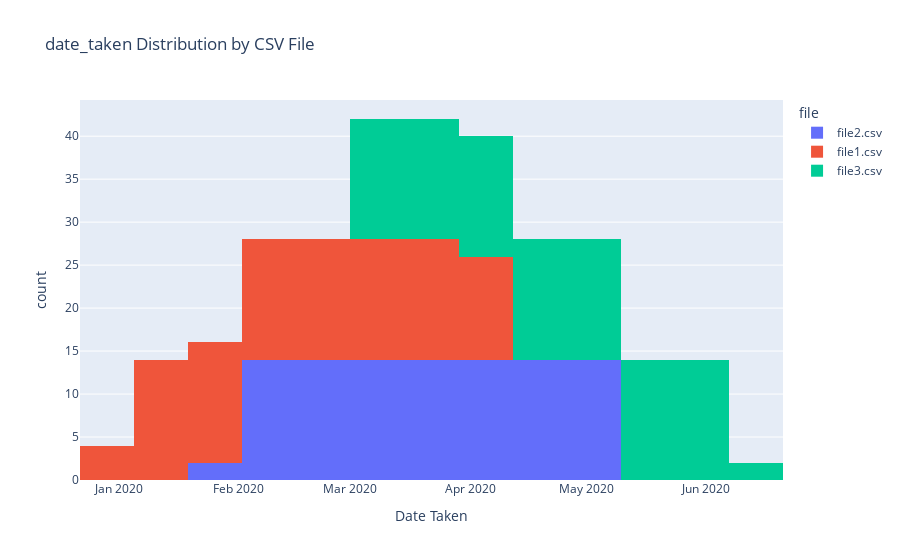
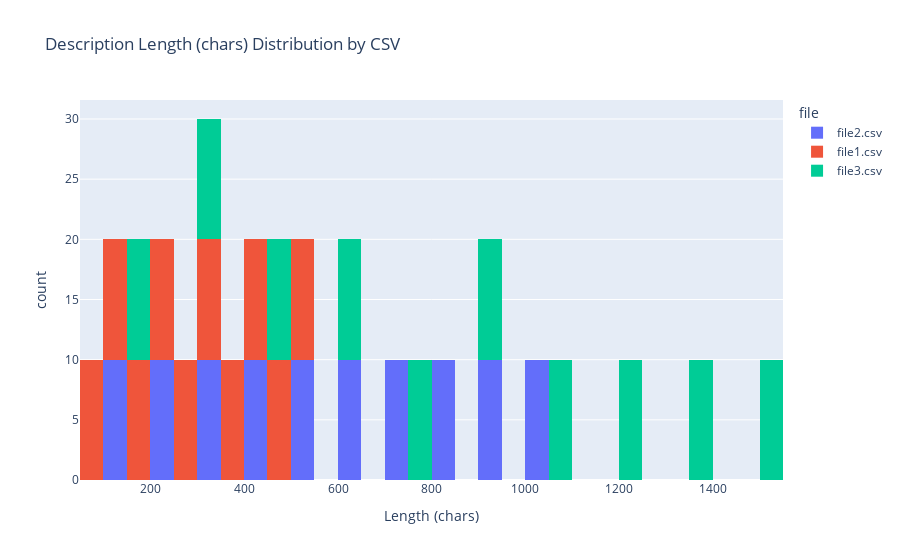
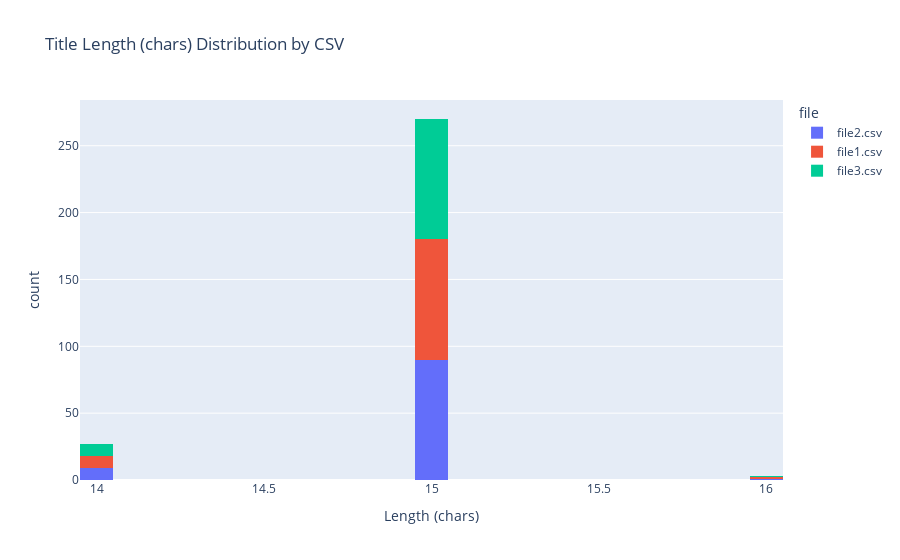
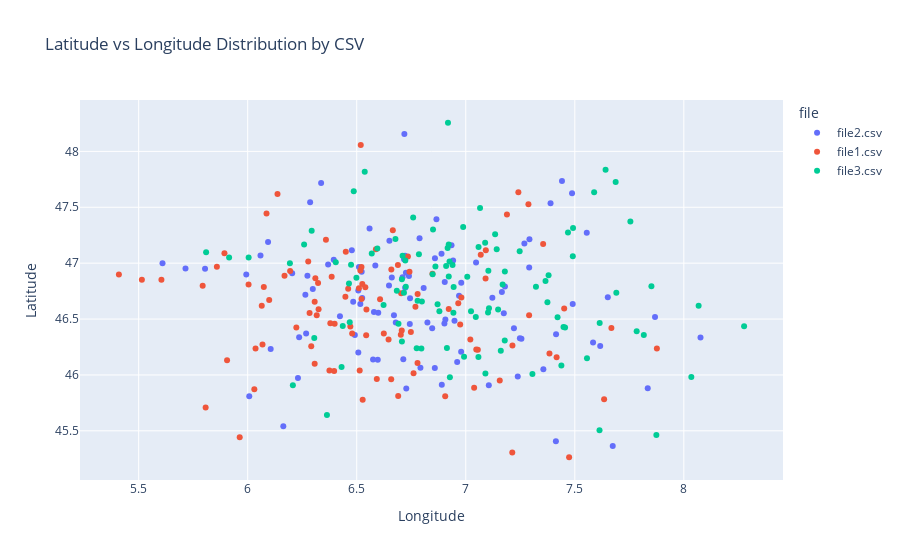

Notebook source saved alongside these figures, in order:
### Code cell
from pathlib import Path
import pandas as pd
import plotly.express as px
import plotly.graph_objects as go
import numpy as np
import json

# Setup directory
metadata_dir = Path("../metadata")
metadata_dir.mkdir(exist_ok=True)

# Load all CSVs (assumes they have the specified columns)
csv_files = list(metadata_dir.glob("*.csv"))
if not csv_files:
    print("No CSVs found. Generating sample data for demo (remove this block for real data).")
    # Sample data generation (comment out for real use)
    sample_data = {
        'id': range(1, 101),
        'secret': [f'sec{i}' for i in range(1, 101)],
        'title': [f'Sample Title {i}' for i in range(1, 101)],
        'description': ['This is a sample description with varying lengths. ' * (i % 10 + 1) for i in range(1, 101)],
        'date_taken': pd.date_range('2020-01-01', periods=100, freq='D'),
        'date_uploaded': pd.date_range('2020-01-02', periods=100, freq='D'),
        'latitude': np.random.normal(46.5, 0.5, 100).clip(40, 50),
        'longitude': np.random.normal(6.6, 0.5, 100).clip(2, 10),
        'comments': [f'comment {i}' for i in range(1, 101)],
        'size': np.random.randint(1000, 10000, 100),
        'image_url': [f'http://example.com/img{i}.jpg' for i in range(1, 101)],
        'notes': [f'note {i}' for i in range(1, 101)],
        'tags': ['tag1, tag2'] * 100
    }
    files = ['file1.csv', 'file2.csv', 'file3.csv']
    for idx, fname in enumerate(files):
        df = pd.DataFrame(sample_data)
        df['description'] = df['description'].apply(lambda x: x * (idx + 1))
        df['date_taken'] = df['date_taken'] + pd.Timedelta(days=idx * 30)
        df['latitude'] += idx * 0.1
        df['longitude'] += idx * 0.2
        df.to_csv(metadata_dir / fname, index=False)
    csv_files = list(metadata_dir.glob("*.csv"))

print(f"Processing {len(csv_files)} files: {[f.name for f in csv_files]}")

# Combine data with file labels AND row indices
all_data = []
for f in csv_files:
    df = pd.read_csv(f)
    df['file'] = f.name
    df['row_index'] = range(len(df))  # Add 0-based row index for each CSV
    all_data.append(df)
combined_df = pd.concat(all_data, ignore_index=True)

# Compute lengths
combined_df['desc_len'] = combined_df['description'].str.len()
combined_df['title_len'] = combined_df['title'].str.len()

# Custom hover template showing: CSV, Row, ID, Title, Value
hover_template = (
    "<b>CSV: %{customdata[0]}</b><br>" +
    "Row: %{customdata[1]}<br>" +
    "ID: %{customdata[2]}<br>" +
    "<b>Title: %{customdata[3]}</b><br>" +
    "Value: %{y:.0f}<extra></extra>"

)

# 1. Dates distribution (histogram)
fig_dates = px.histogram(combined_df, x='date_taken', color='file',
                         title='date_taken Distribution by CSV File',
                         labels={'date_taken': 'Date Taken', 'count': 'Frequency'})
fig_dates.update_traces(
    customdata=combined_df[['file', 'row_index', 'id', 'title']].values,
    hovertemplate=hover_template
)
fig_dates.show()

# 2. Description length distribution
fig_desc = px.histogram(combined_df, x='desc_len', color='file', nbins=50,
                        title='Description Length (chars) Distribution by CSV',
                        labels={'desc_len': 'Length (chars)', 'count': 'Frequency'})
fig_desc.update_traces(
    customdata=combined_df[['file', 'row_index', 'id', 'title']].values,
    hovertemplate=hover_template
)
fig_desc.show()

# 3. Title length distribution
fig_title = px.histogram(combined_df, x='title_len', color='file', nbins=30,
                         title='Title Length (chars) Distribution by CSV',
                         labels={'title_len': 'Length (chars)', 'count': 'Frequency'})
fig_title.update_traces(
    customdata=combined_df[['file', 'row_index', 'id', 'title']].values,
    hovertemplate=hover_template
)
fig_title.show()

# 4. Lat/Lon 2D scatter (special hover for 2D)
hover_map_template = (
    "<b>CSV: %{customdata[0]}</b><br>" +
    "Row: %{customdata[1]}<br>" +
    "ID: %{customdata[2]}<br>" +
    "Title: %{customdata[3]}<br>" +
    "Lat: %{y:.4f}<br>" +
    "Lon: %{x:.4f}<extra></extra>"
)

fig_map = px.scatter(combined_df, x='longitude', y='latitude', color='file',
                     title='Latitude vs Longitude Distribution by CSV',
                     labels={'latitude': 'Latitude', 'longitude': 'Longitude'})
fig_map.update_traces(
    customdata=combined_df[['file', 'row_index', 'id', 'title']].values,
    hovertemplate=hover_map_template
)
fig_map.show()

### Figure 1 — Plotly figure (JSON) as saved in the notebook; plotly's stock layout.template omitted (floating-point values rounded to 4 significant figures; data arrays with more than 128 entries replaced by an {"elided": "..."} marker saying what was removed)
{"data": [{"bingroup": "x", "customdata": {"elided": "300x4 mixed values"}, "hovertemplate": "<b>CSV: %{customdata[0]}</b><br>Row: %{customdata[1]}<br>ID: %{customdata[2]}<br><b>Title: %{customdata[3]}</b><br>Value: %{y:.0f}<extra></extra>", "legendgroup": "file2.csv", "marker": {"color": "#636efa", "pattern": {"shape": ""}}, "name": "file2.csv", "orientation": "v", "showlegend": true, "type": "histogram", "x": ["2020-01-31", "2020-02-01", "2020-02-02", "2020-02-03", "2020-02-04", "2020-02-05", "2020-02-06", "2020-02-07", "2020-02-08", "2020-02-09", "2020-02-10", "2020-02-11", "2020-02-12", "2020-02-13", "2020-02-14", "2020-02-15", "2020-02-16", "2020-02-17", "2020-02-18", "2020-02-19", "2020-02-20", "2020-02-21", "2020-02-22", "2020-02-23", "2020-02-24", "2020-02-25", "2020-02-26", "2020-02-27", "2020-02-28", "2020-02-29", "2020-03-01", "2020-03-02", "2020-03-03", "2020-03-04", "2020-03-05", "2020-03-06", "2020-03-07", "2020-03-08", "2020-03-09", "2020-03-10", "2020-03-11", "2020-03-12", "2020-03-13", "2020-03-14", "2020-03-15", "2020-03-16", "2020-03-17", "2020-03-18", "2020-03-19", "2020-03-20", "2020-03-21", "2020-03-22", "2020-03-23", "2020-03-24", "2020-03-25", "2020-03-26", "2020-03-27", "2020-03-28", "2020-03-29", "2020-03-30", "2020-03-31", "2020-04-01", "2020-04-02", "2020-04-03", "2020-04-04", "2020-04-05", "2020-04-06", "2020-04-07", "2020-04-08", "2020-04-09", "2020-04-10", "2020-04-11", "2020-04-12", "2020-04-13", "2020-04-14", "2020-04-15", "2020-04-16", "2020-04-17", "2020-04-18", "2020-04-19", "2020-04-20", "2020-04-21", "2020-04-22", "2020-04-23", "2020-04-24", "2020-04-25", "2020-04-26", "2020-04-27", "2020-04-28", "2020-04-29", "2020-04-30", "2020-05-01", "2020-05-02", "2020-05-03", "2020-05-04", "2020-05-05", "2020-05-06", "2020-05-07", "2020-05-08", "2020-05-09"], "xaxis": "x", "yaxis": "y"}, {"bingroup": "x", "customdata": {"elided": "300x4 mixed values"}, "hovertemplate": "<b>CSV: %{customdata[0]}</b><br>Row: %{customdata[1]}<br>ID: %{customdata[2]}<br><b>Title: %{customdata[3]}</b><br>Value: %{y:.0f}<extra></extra>", "legendgroup": "file1.csv", "marker": {"color": "#EF553B", "pattern": {"shape": ""}}, "name": "file1.csv", "orientation": "v", "showlegend": true, "type": "histogram", "x": ["2020-01-01", "2020-01-02", "2020-01-03", "2020-01-04", "2020-01-05", "2020-01-06", "2020-01-07", "2020-01-08", "2020-01-09", "2020-01-10", "2020-01-11", "2020-01-12", "2020-01-13", "2020-01-14", "2020-01-15", "2020-01-16", "2020-01-17", "2020-01-18", "2020-01-19", "2020-01-20", "2020-01-21", "2020-01-22", "2020-01-23", "2020-01-24", "2020-01-25", "2020-01-26", "2020-01-27", "2020-01-28", "2020-01-29", "2020-01-30", "2020-01-31", "2020-02-01", "2020-02-02", "2020-02-03", "2020-02-04", "2020-02-05", "2020-02-06", "2020-02-07", "2020-02-08", "2020-02-09", "2020-02-10", "2020-02-11", "2020-02-12", "2020-02-13", "2020-02-14", "2020-02-15", "2020-02-16", "2020-02-17", "2020-02-18", "2020-02-19", "2020-02-20", "2020-02-21", "2020-02-22", "2020-02-23", "2020-02-24", "2020-02-25", "2020-02-26", "2020-02-27", "2020-02-28", "2020-02-29", "2020-03-01", "2020-03-02", "2020-03-03", "2020-03-04", "2020-03-05", "2020-03-06", "2020-03-07", "2020-03-08", "2020-03-09", "2020-03-10", "2020-03-11", "2020-03-12", "2020-03-13", "2020-03-14", "2020-03-15", "2020-03-16", "2020-03-17", "2020-03-18", "2020-03-19", "2020-03-20", "2020-03-21", "2020-03-22", "2020-03-23", "2020-03-24", "2020-03-25", "2020-03-26", "2020-03-27", "2020-03-28", "2020-03-29", "2020-03-30", "2020-03-31", "2020-04-01", "2020-04-02", "2020-04-03", "2020-04-04", "2020-04-05", "2020-04-06", "2020-04-07", "2020-04-08", "2020-04-09"], "xaxis": "x", "yaxis": "y"}, {"bingroup": "x", "customdata": {"elided": "300x4 mixed values"}, "hovertemplate": "<b>CSV: %{customdata[0]}</b><br>Row: %{customdata[1]}<br>ID: %{customdata[2]}<br><b>Title: %{customdata[3]}</b><br>Value: %{y:.0f}<extra></extra>", "legendgroup": "file3.csv", "marker": {"color": "#00cc96", "pattern": {"shape": ""}}, "name": "file3.csv", "orientation": "v", "showlegend": true, "type": "histogram", "x": ["2020-03-01", "2020-03-02", "2020-03-03", "2020-03-04", "2020-03-05", "2020-03-06", "2020-03-07", "2020-03-08", "2020-03-09", "2020-03-10", "2020-03-11", "2020-03-12", "2020-03-13", "2020-03-14", "2020-03-15", "2020-03-16", "2020-03-17", "2020-03-18", "2020-03-19", "2020-03-20", "2020-03-21", "2020-03-22", "2020-03-23", "2020-03-24", "2020-03-25", "2020-03-26", "2020-03-27", "2020-03-28", "2020-03-29", "2020-03-30", "2020-03-31", "2020-04-01", "2020-04-02", "2020-04-03", "2020-04-04", "2020-04-05", "2020-04-06", "2020-04-07", "2020-04-08", "2020-04-09", "2020-04-10", "2020-04-11", "2020-04-12", "2020-04-13", "2020-04-14", "2020-04-15", "2020-04-16", "2020-04-17", "2020-04-18", "2020-04-19", "2020-04-20", "2020-04-21", "2020-04-22", "2020-04-23", "2020-04-24", "2020-04-25", "2020-04-26", "2020-04-27", "2020-04-28", "2020-04-29", "2020-04-30", "2020-05-01", "2020-05-02", "2020-05-03", "2020-05-04", "2020-05-05", "2020-05-06", "2020-05-07", "2020-05-08", "2020-05-09", "2020-05-10", "2020-05-11", "2020-05-12", "2020-05-13", "2020-05-14", "2020-05-15", "2020-05-16", "2020-05-17", "2020-05-18", "2020-05-19", "2020-05-20", "2020-05-21", "2020-05-22", "2020-05-23", "2020-05-24", "2020-05-25", "2020-05-26", "2020-05-27", "2020-05-28", "2020-05-29", "2020-05-30", "2020-05-31", "2020-06-01", "2020-06-02", "2020-06-03", "2020-06-04", "2020-06-05", "2020-06-06", "2020-06-07", "2020-06-08"], "xaxis": "x", "yaxis": "y"}], "layout": {"barmode": "relative", "legend": {"title": {"text": "file"}, "tracegroupgap": 0}, "title": {"text": "date_taken Distribution by CSV File"}, "xaxis": {"anchor": "y", "domain": [0, 1], "title": {"text": "Date Taken"}}, "yaxis": {"anchor": "x", "domain": [0, 1], "title": {"text": "count"}}}}

### Figure 2 — Plotly figure (JSON) as saved in the notebook; plotly's stock layout.template omitted (floating-point values rounded to 4 significant figures; data arrays with more than 128 entries replaced by an {"elided": "..."} marker saying what was removed)
{"data": [{"bingroup": "x", "customdata": {"elided": "300x4 mixed values"}, "hovertemplate": "<b>CSV: %{customdata[0]}</b><br>Row: %{customdata[1]}<br>ID: %{customdata[2]}<br><b>Title: %{customdata[3]}</b><br>Value: %{y:.0f}<extra></extra>", "legendgroup": "file2.csv", "marker": {"color": "#636efa", "pattern": {"shape": ""}}, "name": "file2.csv", "nbinsx": 50, "orientation": "v", "showlegend": true, "type": "histogram", "x": [204, 306, 408, 510, 612, 714, 816, 918, 1020, 102, 204, 306, 408, 510, 612, 714, 816, 918, 1020, 102, 204, 306, 408, 510, 612, 714, 816, 918, 1020, 102, 204, 306, 408, 510, 612, 714, 816, 918, 1020, 102, 204, 306, 408, 510, 612, 714, 816, 918, 1020, 102, 204, 306, 408, 510, 612, 714, 816, 918, 1020, 102, 204, 306, 408, 510, 612, 714, 816, 918, 1020, 102, 204, 306, 408, 510, 612, 714, 816, 918, 1020, 102, 204, 306, 408, 510, 612, 714, 816, 918, 1020, 102, 204, 306, 408, 510, 612, 714, 816, 918, 1020, 102], "xaxis": "x", "yaxis": "y"}, {"bingroup": "x", "customdata": {"elided": "300x4 mixed values"}, "hovertemplate": "<b>CSV: %{customdata[0]}</b><br>Row: %{customdata[1]}<br>ID: %{customdata[2]}<br><b>Title: %{customdata[3]}</b><br>Value: %{y:.0f}<extra></extra>", "legendgroup": "file1.csv", "marker": {"color": "#EF553B", "pattern": {"shape": ""}}, "name": "file1.csv", "nbinsx": 50, "orientation": "v", "showlegend": true, "type": "histogram", "x": [102, 153, 204, 255, 306, 357, 408, 459, 510, 51, 102, 153, 204, 255, 306, 357, 408, 459, 510, 51, 102, 153, 204, 255, 306, 357, 408, 459, 510, 51, 102, 153, 204, 255, 306, 357, 408, 459, 510, 51, 102, 153, 204, 255, 306, 357, 408, 459, 510, 51, 102, 153, 204, 255, 306, 357, 408, 459, 510, 51, 102, 153, 204, 255, 306, 357, 408, 459, 510, 51, 102, 153, 204, 255, 306, 357, 408, 459, 510, 51, 102, 153, 204, 255, 306, 357, 408, 459, 510, 51, 102, 153, 204, 255, 306, 357, 408, 459, 510, 51], "xaxis": "x", "yaxis": "y"}, {"bingroup": "x", "customdata": {"elided": "300x4 mixed values"}, "hovertemplate": "<b>CSV: %{customdata[0]}</b><br>Row: %{customdata[1]}<br>ID: %{customdata[2]}<br><b>Title: %{customdata[3]}</b><br>Value: %{y:.0f}<extra></extra>", "legendgroup": "file3.csv", "marker": {"color": "#00cc96", "pattern": {"shape": ""}}, "name": "file3.csv", "nbinsx": 50, "orientation": "v", "showlegend": true, "type": "histogram", "x": [306, 459, 612, 765, 918, 1071, 1224, 1377, 1530, 153, 306, 459, 612, 765, 918, 1071, 1224, 1377, 1530, 153, 306, 459, 612, 765, 918, 1071, 1224, 1377, 1530, 153, 306, 459, 612, 765, 918, 1071, 1224, 1377, 1530, 153, 306, 459, 612, 765, 918, 1071, 1224, 1377, 1530, 153, 306, 459, 612, 765, 918, 1071, 1224, 1377, 1530, 153, 306, 459, 612, 765, 918, 1071, 1224, 1377, 1530, 153, 306, 459, 612, 765, 918, 1071, 1224, 1377, 1530, 153, 306, 459, 612, 765, 918, 1071, 1224, 1377, 1530, 153, 306, 459, 612, 765, 918, 1071, 1224, 1377, 1530, 153], "xaxis": "x", "yaxis": "y"}], "layout": {"barmode": "relative", "legend": {"title": {"text": "file"}, "tracegroupgap": 0}, "title": {"text": "Description Length (chars) Distribution by CSV"}, "xaxis": {"anchor": "y", "domain": [0, 1], "title": {"text": "Length (chars)"}}, "yaxis": {"anchor": "x", "domain": [0, 1], "title": {"text": "count"}}}}

### Figure 3 — Plotly figure (JSON) as saved in the notebook; plotly's stock layout.template omitted (floating-point values rounded to 4 significant figures; data arrays with more than 128 entries replaced by an {"elided": "..."} marker saying what was removed)
{"data": [{"bingroup": "x", "customdata": {"elided": "300x4 mixed values"}, "hovertemplate": "<b>CSV: %{customdata[0]}</b><br>Row: %{customdata[1]}<br>ID: %{customdata[2]}<br><b>Title: %{customdata[3]}</b><br>Value: %{y:.0f}<extra></extra>", "legendgroup": "file2.csv", "marker": {"color": "#636efa", "pattern": {"shape": ""}}, "name": "file2.csv", "nbinsx": 30, "orientation": "v", "showlegend": true, "type": "histogram", "x": [14, 14, 14, 14, 14, 14, 14, 14, 14, 15, 15, 15, 15, 15, 15, 15, 15, 15, 15, 15, 15, 15, 15, 15, 15, 15, 15, 15, 15, 15, 15, 15, 15, 15, 15, 15, 15, 15, 15, 15, 15, 15, 15, 15, 15, 15, 15, 15, 15, 15, 15, 15, 15, 15, 15, 15, 15, 15, 15, 15, 15, 15, 15, 15, 15, 15, 15, 15, 15, 15, 15, 15, 15, 15, 15, 15, 15, 15, 15, 15, 15, 15, 15, 15, 15, 15, 15, 15, 15, 15, 15, 15, 15, 15, 15, 15, 15, 15, 15, 16], "xaxis": "x", "yaxis": "y"}, {"bingroup": "x", "customdata": {"elided": "300x4 mixed values"}, "hovertemplate": "<b>CSV: %{customdata[0]}</b><br>Row: %{customdata[1]}<br>ID: %{customdata[2]}<br><b>Title: %{customdata[3]}</b><br>Value: %{y:.0f}<extra></extra>", "legendgroup": "file1.csv", "marker": {"color": "#EF553B", "pattern": {"shape": ""}}, "name": "file1.csv", "nbinsx": 30, "orientation": "v", "showlegend": true, "type": "histogram", "x": [14, 14, 14, 14, 14, 14, 14, 14, 14, 15, 15, 15, 15, 15, 15, 15, 15, 15, 15, 15, 15, 15, 15, 15, 15, 15, 15, 15, 15, 15, 15, 15, 15, 15, 15, 15, 15, 15, 15, 15, 15, 15, 15, 15, 15, 15, 15, 15, 15, 15, 15, 15, 15, 15, 15, 15, 15, 15, 15, 15, 15, 15, 15, 15, 15, 15, 15, 15, 15, 15, 15, 15, 15, 15, 15, 15, 15, 15, 15, 15, 15, 15, 15, 15, 15, 15, 15, 15, 15, 15, 15, 15, 15, 15, 15, 15, 15, 15, 15, 16], "xaxis": "x", "yaxis": "y"}, {"bingroup": "x", "customdata": {"elided": "300x4 mixed values"}, "hovertemplate": "<b>CSV: %{customdata[0]}</b><br>Row: %{customdata[1]}<br>ID: %{customdata[2]}<br><b>Title: %{customdata[3]}</b><br>Value: %{y:.0f}<extra></extra>", "legendgroup": "file3.csv", "marker": {"color": "#00cc96", "pattern": {"shape": ""}}, "name": "file3.csv", "nbinsx": 30, "orientation": "v", "showlegend": true, "type": "histogram", "x": [14, 14, 14, 14, 14, 14, 14, 14, 14, 15, 15, 15, 15, 15, 15, 15, 15, 15, 15, 15, 15, 15, 15, 15, 15, 15, 15, 15, 15, 15, 15, 15, 15, 15, 15, 15, 15, 15, 15, 15, 15, 15, 15, 15, 15, 15, 15, 15, 15, 15, 15, 15, 15, 15, 15, 15, 15, 15, 15, 15, 15, 15, 15, 15, 15, 15, 15, 15, 15, 15, 15, 15, 15, 15, 15, 15, 15, 15, 15, 15, 15, 15, 15, 15, 15, 15, 15, 15, 15, 15, 15, 15, 15, 15, 15, 15, 15, 15, 15, 16], "xaxis": "x", "yaxis": "y"}], "layout": {"barmode": "relative", "legend": {"title": {"text": "file"}, "tracegroupgap": 0}, "title": {"text": "Title Length (chars) Distribution by CSV"}, "xaxis": {"anchor": "y", "domain": [0, 1], "title": {"text": "Length (chars)"}}, "yaxis": {"anchor": "x", "domain": [0, 1], "title": {"text": "count"}}}}

### Figure 4 — Plotly figure (JSON) as saved in the notebook; plotly's stock layout.template omitted (floating-point values rounded to 4 significant figures; data arrays with more than 128 entries replaced by an {"elided": "..."} marker saying what was removed)
{"data": [{"customdata": {"elided": "300x4 mixed values"}, "hovertemplate": "<b>CSV: %{customdata[0]}</b><br>Row: %{customdata[1]}<br>ID: %{customdata[2]}<br>Title: %{customdata[3]}<br>Lat: %{y:.4f}<br>Lon: %{x:.4f}<extra></extra>", "legendgroup": "file2.csv", "marker": {"color": "#636efa", "symbol": "circle"}, "mode": "markers", "name": "file2.csv", "orientation": "v", "showlegend": true, "type": "scatter", "x": [7.292, 6.902, 7.255, 6.596, 6.743, 5.993, 6.788, 6.671, 6.807, 6.859, 6.585, 6.105, 6.395, 6.337, 6.979, 6.299, 7.221, 6.717, 6.942, 7.166, 6.722, 7.414, 7.174, 7.291, 5.804, 6.268, 6.858, 7.413, 6.491, 7.651, 6.722, 7.047, 7.18, 6.866, 6.163, 6.727, 6.23, 7.49, 7.269, 7.238, 7.617, 6.507, 6.824, 6.369, 6.961, 6.718, 6.51, 6.889, 7.487, 6.286, 6.714, 7.834, 7.389, 6.679, 6.599, 7.584, 6.484, 6.559, 7.555, 6.979, 6.517, 6.507, 6.575, 6.423, 6.059, 6.523, 7.441, 6.846, 6.478, 6.65, 6.274, 6.661, 6.89, 6.948, 6.236, 5.609, 6.969, 6.904, 6.71, 6.726, 7.674, 6.792, 6.007, 6.264, 6.525, 6.907, 7.868, 7.248, 6.935, 8.076, 6.204, 7.122, 7.356, 7.106, 5.715, 6.648, 6.739, 6.744, 6.093, 6.579], "xaxis": "x", "y": [47.21, 46.46, 46.32, 46.14, 46.46, 46.9, 47.22, 46.53, 46.78, 47.04, 46.98, 46.23, 47.03, 47.72, 46.83, 46.77, 46.42, 47.03, 47.02, 46.74, 46.78, 46.36, 46.55, 46.96, 46.95, 46.37, 46.06, 45.41, 46.36, 46.69, 47.07, 47.01, 46.79, 47.39, 45.54, 45.88, 45.97, 46.64, 47.18, 45.99, 46.26, 46.2, 46.47, 46.99, 46.12, 48.16, 46.97, 47.08, 47.63, 47.54, 46.14, 45.88, 47.53, 46.47, 46.56, 46.29, 46.65, 47.31, 47.27, 46.21, 46.63, 46.76, 46.14, 46.52, 47.07, 46.92, 47.73, 46.42, 47.12, 47.2, 46.89, 46.87, 45.91, 46.49, 46.34, 47.0, 46.71, 46.83, 46.87, 46.91, 45.36, 46.06, 45.81, 46.72, 46.69, 46.5, 46.52, 46.33, 47.16, 46.34, 46.91, 46.69, 46.05, 45.91, 46.95, 46.8, 46.88, 46.69, 47.19, 46.56], "yaxis": "y"}, {"customdata": {"elided": "300x4 mixed values"}, "hovertemplate": "<b>CSV: %{customdata[0]}</b><br>Row: %{customdata[1]}<br>ID: %{customdata[2]}<br>Title: %{customdata[3]}<br>Lat: %{y:.4f}<br>Lon: %{x:.4f}<extra></extra>", "legendgroup": "file1.csv", "marker": {"color": "#EF553B", "symbol": "circle"}, "mode": "markers", "name": "file1.csv", "orientation": "v", "showlegend": true, "type": "scatter", "x": [7.092, 6.702, 7.055, 6.396, 6.543, 5.793, 6.588, 6.471, 6.607, 6.659, 6.385, 5.905, 6.195, 6.137, 6.779, 6.099, 7.021, 6.517, 6.742, 6.966, 6.522, 7.214, 6.974, 7.091, 5.604, 6.068, 6.658, 7.213, 6.291, 7.451, 6.522, 6.847, 6.98, 6.666, 5.963, 6.527, 6.03, 7.29, 7.069, 7.038, 7.417, 6.307, 6.624, 6.169, 6.761, 6.518, 6.31, 6.689, 7.287, 6.086, 6.514, 7.634, 7.189, 6.479, 6.399, 7.384, 6.284, 6.359, 7.355, 6.779, 6.317, 6.307, 6.375, 6.223, 5.859, 6.323, 7.241, 6.646, 6.278, 6.45, 6.074, 6.461, 6.69, 6.748, 6.036, 5.409, 6.769, 6.704, 6.51, 6.526, 7.474, 6.592, 5.807, 6.064, 6.325, 6.707, 7.668, 7.048, 6.735, 7.876, 6.004, 6.922, 7.156, 6.906, 5.515, 6.448, 6.539, 6.544, 5.893, 6.379], "xaxis": "x", "y": [47.11, 46.36, 46.22, 46.04, 46.36, 46.8, 47.12, 46.43, 46.68, 46.94, 46.88, 46.13, 46.93, 47.62, 46.73, 46.67, 46.32, 46.93, 46.92, 46.64, 46.68, 46.26, 46.45, 46.86, 46.85, 46.27, 45.96, 45.31, 46.26, 46.59, 46.97, 46.91, 46.69, 47.29, 45.44, 45.78, 45.87, 46.54, 47.08, 45.89, 46.16, 46.1, 46.37, 46.89, 46.02, 48.06, 46.87, 46.98, 47.53, 47.44, 46.04, 45.78, 47.43, 46.37, 46.46, 46.19, 46.55, 47.21, 47.17, 46.11, 46.53, 46.66, 46.04, 46.42, 46.97, 46.82, 47.63, 46.32, 47.02, 47.1, 46.79, 46.77, 45.81, 46.39, 46.24, 46.9, 46.61, 46.73, 46.77, 46.81, 45.26, 45.96, 45.71, 46.62, 46.59, 46.4, 46.42, 46.23, 47.06, 46.24, 46.81, 46.59, 45.95, 45.81, 46.85, 46.7, 46.78, 46.59, 47.09, 46.46], "yaxis": "y"}, {"customdata": {"elided": "300x4 mixed values"}, "hovertemplate": "<b>CSV: %{customdata[0]}</b><br>Row: %{customdata[1]}<br>ID: %{customdata[2]}<br>Title: %{customdata[3]}<br>Lat: %{y:.4f}<br>Lon: %{x:.4f}<extra></extra>", "legendgroup": "file3.csv", "marker": {"color": "#00cc96", "symbol": "circle"}, "mode": "markers", "name": "file3.csv", "orientation": "v", "showlegend": true, "type": "scatter", "x": [7.492, 7.102, 7.455, 6.796, 6.943, 6.193, 6.988, 6.871, 7.007, 7.059, 6.785, 6.305, 6.595, 6.537, 7.179, 6.499, 7.421, 6.917, 7.142, 7.366, 6.922, 7.614, 7.374, 7.491, 6.004, 6.468, 7.058, 7.613, 6.691, 7.851, 6.922, 7.247, 7.38, 7.066, 6.363, 6.927, 6.43, 7.69, 7.469, 7.438, 7.817, 6.707, 7.024, 6.569, 7.161, 6.918, 6.71, 7.089, 7.687, 6.486, 6.914, 8.034, 7.589, 6.879, 6.799, 7.784, 6.684, 6.759, 7.755, 7.179, 6.717, 6.707, 6.775, 6.623, 6.259, 6.723, 7.641, 7.046, 6.678, 6.85, 6.474, 6.861, 7.09, 7.148, 6.436, 5.809, 7.169, 7.104, 6.91, 6.926, 7.874, 6.992, 6.207, 6.464, 6.725, 7.107, 8.068, 7.448, 7.135, 8.276, 6.404, 7.322, 7.556, 7.306, 5.915, 6.848, 6.939, 6.944, 6.293, 6.779], "xaxis": "x", "y": [47.31, 46.56, 46.42, 46.24, 46.56, 47.0, 47.32, 46.63, 46.88, 47.14, 47.08, 46.33, 47.13, 47.82, 46.93, 46.87, 46.52, 47.13, 47.12, 46.84, 46.88, 46.46, 46.65, 47.06, 47.05, 46.47, 46.16, 45.51, 46.46, 46.79, 47.17, 47.11, 46.89, 47.49, 45.64, 45.98, 46.07, 46.74, 47.28, 46.09, 46.36, 46.3, 46.57, 47.09, 46.22, 48.26, 47.07, 47.18, 47.73, 47.64, 46.24, 45.98, 47.63, 46.57, 46.66, 46.39, 46.75, 47.41, 47.37, 46.31, 46.73, 46.86, 46.24, 46.62, 47.17, 47.02, 47.83, 46.52, 47.22, 47.3, 46.99, 46.97, 46.01, 46.59, 46.44, 47.1, 46.81, 46.93, 46.97, 47.01, 45.46, 46.16, 45.91, 46.82, 46.79, 46.6, 46.62, 46.43, 47.26, 46.44, 47.01, 46.79, 46.15, 46.01, 47.05, 46.9, 46.98, 46.79, 47.29, 46.66], "yaxis": "y"}], "layout": {"legend": {"title": {"text": "file"}, "tracegroupgap": 0}, "title": {"text": "Latitude vs Longitude Distribution by CSV"}, "xaxis": {"anchor": "y", "domain": [0, 1], "title": {"text": "Longitude"}}, "yaxis": {"anchor": "x", "domain": [0, 1], "title": {"text": "Latitude"}}}}
